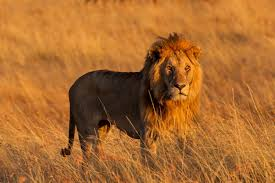
#> input picture singa.jpeg, 275 x 183 px, found by its file name
$ python mirror.py
#> lines starting #> are read from the running program, lines starting #| are printed output that depends on the picture
import numpy as np
import imageio.v3 as img
import matplotlib.pyplot as plt

path = "C:\\Users\\dhika\\Documents\\singa.jpeg"
image = img.imread(path)
#> image is the input picture: shape (183, 275, 3); mean R, G, B 171, 107, 47.2

height, width = image.shape[:2]
#> height = 183; width = 275
horizontal = np.zeros_like(image)
vertical = np.zeros_like(image)

for y in range(height):
    for x in range(width):
        horizontal[y, x] = image[y, width - 1 - x]
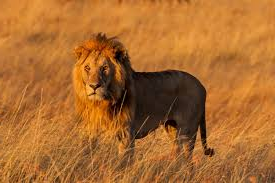
#> horizontal: shape (183, 275, 3); mean R, G, B 171, 107, 47.2

for y in range(height):
    for x in range(width):
        vertical[y, x] = image[height - 1 - y, x]
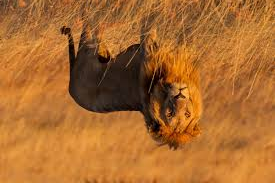
#> vertical: shape (183, 275, 3); mean R, G, B 171, 107, 47.2

plt.figure(figsize=(10, 5))

plt.subplot(1, 3, 1)
plt.imshow(image)

plt.subplot(1, 3, 2)
plt.imshow(horizontal)

plt.subplot(1, 3, 3)
plt.imshow(vertical)

plt.show()
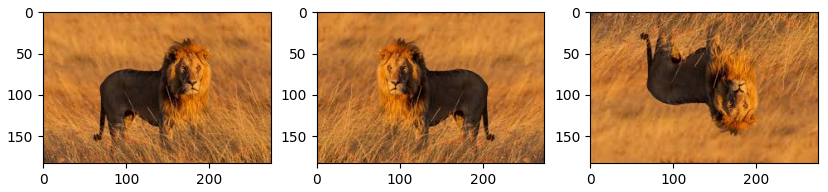
#> figure drawn by matplotlib, 3 panels
